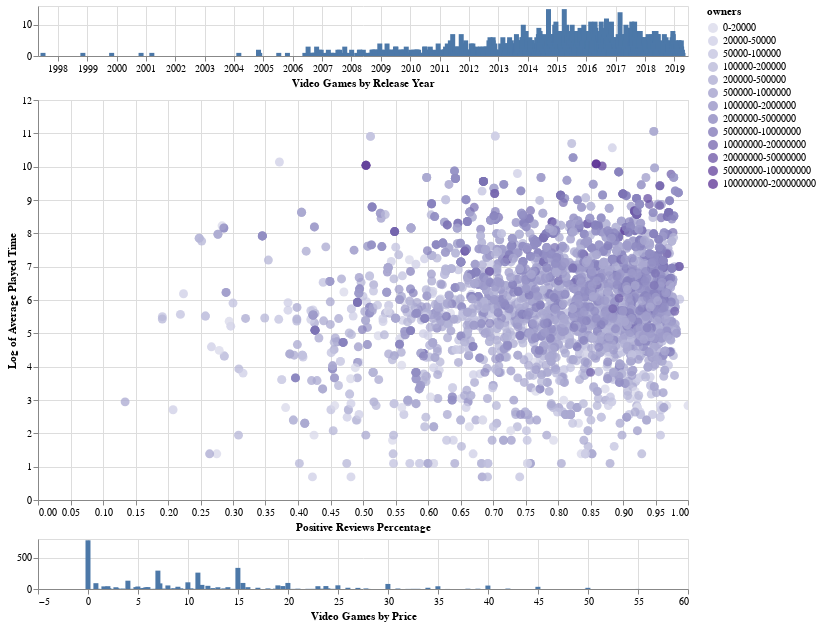

The notebook cell this image was saved under:
### Code cell
brush = alt.selection_interval(
    encodings=['x'] # limit selection to x-axis (year) values
)

input_dropdown = alt.binding_select(options=[None] + generosFinal, labels = ["All"] + generosFinal, name='Genre ')
selection = alt.selection_single(fields=['genero'], bind=input_dropdown)

input_dropdownOwner = alt.binding_select(options=[None] + ordenOwners, labels = ["All"] + ordenOwners, name='Owners ')
selectionOwner = alt.selection_single(fields=['owners'], bind=input_dropdownOwner)


selectionOwnerLegend = alt.selection_multi(fields=['owners'], bind='legend')
# dynamic query histogram
years = alt.Chart(dfScatter5000).mark_bar().add_selection(
    brush
).encode(
    alt.X('release_date:T', title='Video Games by Release Year'),
    alt.Y('count():Q', title=None)
).properties(
    width=650,
    height=50
)

# dynamic query histogram
brushPrecio = alt.selection_interval(
    encodings=['x'] # limit selection to x-axis (year) values
)

price = alt.Chart(dfScatter5000).mark_bar().add_selection(
    brushPrecio
).encode(
    alt.X('price:Q', title='Video Games by Price' ),#,scale=alt.Scale(domain=[0,100]) ),
    alt.Y('count():Q', title=None)
).properties(
    width=650,
    height=50
)

#slider = alt.binding_range(min=0, max=1000, step=1, name='Rango Precio:')
#selectorPrecio = alt.selection_single(name="price", fields=['price'],
#                                bind=slider, init={'price': 100})

# scatter plot, modify opacity based on selection
ratings = alt.Chart(dfScatter5000).mark_circle(size = 80).encode(
    x=alt.X('positiveReviewsPct:Q',title = "Positive Reviews Percentage"),
    y=alt.Y('average_playtime_log:Q', title = "Log of Average Played Time"),
    tooltip=['name:N','release_date:T','developer:N','publisher:N','owners:N','categories:N','genres:N','positive_ratings:Q','negative_ratings:Q','average_playtime:Q', 'price:Q']
    ,color = alt.Color('owners:O', scale=alt.Scale(domain=ordenOwners, scheme='purples'))
    ,opacity=alt.condition(selectionOwnerLegend, alt.value(0.75), alt.value(0.01))
).properties(
    width=650,
    height=400,
).add_selection(
    selection 
).add_selection(
    selectionOwner 
).add_selection(
    selectionOwnerLegend
).transform_filter(
    selection 
).transform_filter(
    selectionOwner 
).transform_filter(
    brush
).transform_filter(
    brushPrecio
).interactive()



alt.vconcat(years, ratings, price ).properties(spacing=5, padding  = 5)

### Figure 1 — Vega-Lite specification as saved in the notebook (floating-point values rounded to 4 significant figures; data arrays with more than 128 entries replaced by an {"elided": "..."} marker saying what was removed)
{"config": {"view": {"continuousWidth": 400, "continuousHeight": 300}}, "vconcat": [{"mark": "bar", "encoding": {"x": {"field": "release_date", "title": "Video Games by Release Year", "type": "temporal"}, "y": {"aggregate": "count", "title": null, "type": "quantitative"}}, "height": 50, "selection": {"selector233": {"type": "interval", "encodings": ["x"]}}, "width": 650}, {"mark": {"type": "circle", "size": 80}, "encoding": {"color": {"field": "owners", "scale": {"domain": ["0-20000", "20000-50000", "50000-100000", "100000-200000", "200000-500000", "500000-1000000", "1000000-2000000", "2000000-5000000", "5000000-10000000", "10000000-20000000", "20000000-50000000", "50000000-100000000", "100000000-200000000"], "scheme": "purples"}, "type": "ordinal"}, "opacity": {"condition": {"value": 0.75, "selection": "selector236"}, "value": 0.01}, "tooltip": [{"field": "name", "type": "nominal"}, {"field": "release_date", "type": "temporal"}, {"field": "developer", "type": "nominal"}, {"field": "publisher", "type": "nominal"}, {"field": "owners", "type": "nominal"}, {"field": "categories", "type": "nominal"}, {"field": "genres", "type": "nominal"}, {"field": "positive_ratings", "type": "quantitative"}, {"field": "negative_ratings", "type": "quantitative"}, {"field": "average_playtime", "type": "quantitative"}, {"field": "price", "type": "quantitative"}], "x": {"field": "positiveReviewsPct", "title": "Positive Reviews Percentage", "type": "quantitative"}, "y": {"field": "average_playtime_log", "title": "Log of Average Played Time", "type": "quantitative"}}, "height": 400, "selection": {"selector234": {"type": "single", "fields": ["genero"], "bind": {"input": "select", "options": [null, "Action", "Strategy", "Adventure", "Indie", "RPG", "Simulation", "Racing", "Massively Multiplayer", "Sports"], "labels": ["All", "Action", "Strategy", "Adventure", "Indie", "RPG", "Simulation", "Racing", "Massively Multiplayer", "Sports"], "name": "Genre "}}, "selector235": {"type": "single", "fields": ["owners"], "bind": {"input": "select", "options": [null, "0-20000", "20000-50000", "50000-100000", "100000-200000", "200000-500000", "500000-1000000", "1000000-2000000", "2000000-5000000", "5000000-10000000", "10000000-20000000", "20000000-50000000", "50000000-100000000", "100000000-200000000"], "labels": ["All", "0-20000", "20000-50000", "50000-100000", "100000-200000", "200000-500000", "500000-1000000", "1000000-2000000", "2000000-5000000", "5000000-10000000", "10000000-20000000", "20000000-50000000", "50000000-100000000", "100000000-200000000"], "name": "Owners "}}, "selector236": {"type": "multi", "fields": ["owners"], "bind": "legend"}, "selector238": {"type": "interval", "bind": "scales", "encodings": ["x", "y"]}}, "transform": [{"filter": {"selection": "selector234"}}, {"filter": {"selection": "selector235"}}, {"filter": {"selection": "selector233"}}, {"filter": {"selection": "selector237"}}], "width": 650}, {"mark": "bar", "encoding": {"x": {"field": "price", "title": "Video Games by Price", "type": "quantitative"}, "y": {"aggregate": "count", "title": null, "type": "quantitative"}}, "height": 50, "selection": {"selector237": {"type": "interval", "encodings": ["x"]}}, "width": 650}], "data": {"name": "data-66d5355f5aee1f85fa18601951e2edf2"}, "padding": 5, "spacing": 5, "$schema": "https://vega.github.io/schema/vega-lite/v4.17.0.json", "datasets": {"data-66d5355f5aee1f85fa18601951e2edf2": {"elided": "3711 records"}}}
